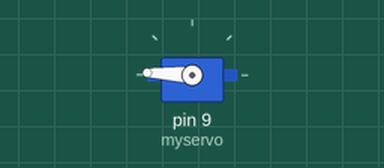
This sketch was run on a simulated Arduino Uno, built with avr-gcc and run on an emulated ATmega328P. On the bench: servo.

Above: at 0.05 s.
At 0.5 s:
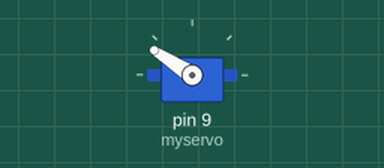
At 0.95 s:
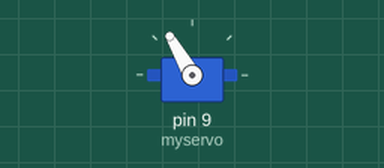
At 1.6 s:
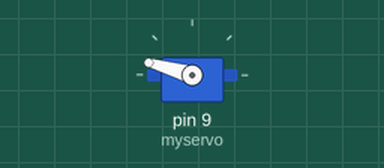
Timing chart, 0 to 8.8 s (numbered marks = the images above):
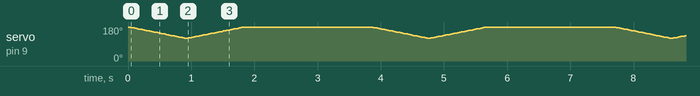

The sketch:

code_for_motor_02.ino
```cpp
#include <Servo.h>

Servo myservo;  // create servo object to control a servo
// twelve servo objects can be created on most boards

int pos = 120;    // variable to store the servo position

void setup() {
  myservo.attach(9);  // attaches the servo on pin 9 to the servo object
}


void loop() {
 for (pos = 180; pos >= 120; pos -= 1) { // goes from 180 degrees to 120 degrees
  myservo.write(pos);              // tell servo to go to position in variable 'pos'
    delay(15);                       // waits 15ms for the servo to reach the position
  }


  for (pos = 120; pos <= 180; pos += 1) { // goes from 120 degrees to 180 degrees
    myservo.write(pos);              // tell servo to go to position in variable 'pos'
    delay(15);                       // waits 15ms for the servo to reach the position
  }
   delay(2000);
}
```
